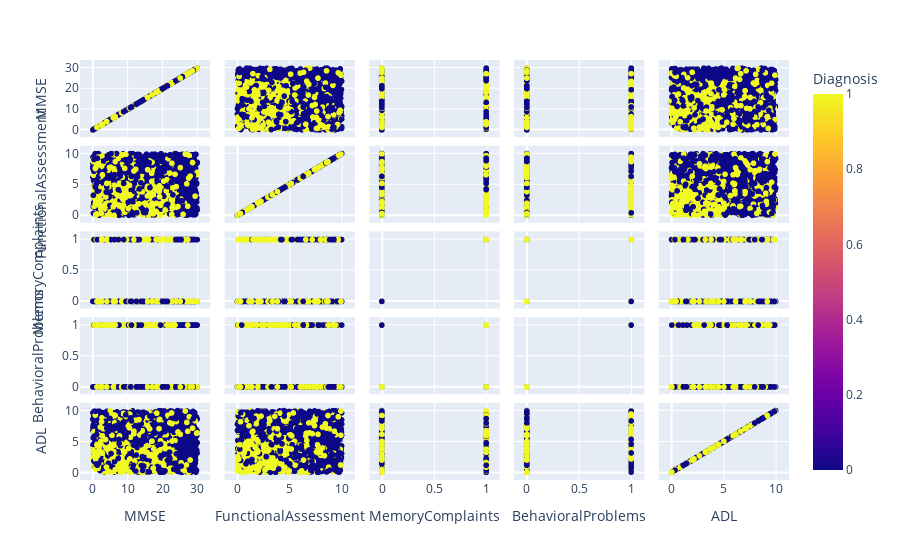

Write notebook code for a chart like this one.
### Markdown cell above
**Pontos Importantes Analisados:**

- FamilyHistoryAlzheimers: em média, ambos estão próximos de 0,2;
- MMSE: quem teve diagnóstico positivo, em média tem MMSE mais baixo;
- Confusion: quem teve diagnóstico positivo, em média tem confusão mais baixa;
- Disiorientation: quem teve diagnóstico positivo, em média tem desorientação mais baixa;
- PersonalityChange: quem teve diagnóstico positivo, em média tem mudança de personalidade mais baixa;
- DifficultyCompletingTasks: os resultados das médias são bem próximos, mas quem teve diagnóstico positivo, em média tem dificuldade para completar tarefas mais alta;
- Forgetfulness: resultados das médias são bem próximos.

Desta forma, em geral, as médias são próximas. Apesar disso, no MMSE, no FunctionalAssessment, no MemoryComplaints, no BehavioralProblems e no ADL observa-se médias mais distantes. Assim, isso pode ser um indicativo de que essas variáveis são mais relevantes para o diagnóstico.

Com isso, foi plotado o gráfico abaixo para correlacionar estes parâmetros.

### Code cell
graph = px.scatter_matrix(alzheimers_data, dimensions=['MMSE', 'FunctionalAssessment', 'MemoryComplaints', 'BehavioralProblems', 'ADL'], color='Diagnosis')
graph.show()

### Figure 1 — Plotly figure (JSON) as saved in the notebook; plotly's stock layout.template omitted (floating-point values rounded to 4 significant figures; data arrays with more than 128 entries replaced by an {"elided": "..."} marker saying what was removed)
{"data": [{"dimensions": [{"axis": {"matches": true}, "label": "MMSE", "values": {"elided": "2149 float values"}}, {"axis": {"matches": true}, "label": "FunctionalAssessment", "values": {"elided": "2149 float values"}}, {"axis": {"matches": true}, "label": "MemoryComplaints", "values": {"elided": "2149 int values"}}, {"axis": {"matches": true}, "label": "BehavioralProblems", "values": {"elided": "2149 int values"}}, {"axis": {"matches": true}, "label": "ADL", "values": {"elided": "2149 float values"}}], "hovertemplate": "%{xaxis.title.text}=%{x}<br>%{yaxis.title.text}=%{y}<br>Diagnosis=%{marker.color}<extra></extra>", "legendgroup": "", "marker": {"color": {"elided": "2149 int values"}, "coloraxis": "coloraxis", "symbol": "circle"}, "name": "", "showlegend": false, "type": "splom"}], "layout": {"coloraxis": {"colorbar": {"title": {"text": "Diagnosis"}}, "colorscale": [[0, "#0d0887"], [0.1111, "#46039f"], [0.2222, "#7201a8"], [0.3333, "#9c179e"], [0.4444, "#bd3786"], [0.5556, "#d8576b"], [0.6667, "#ed7953"], [0.7778, "#fb9f3a"], [0.8889, "#fdca26"], [1, "#f0f921"]]}, "dragmode": "select", "legend": {"tracegroupgap": 0}, "margin": {"t": 60}}}
